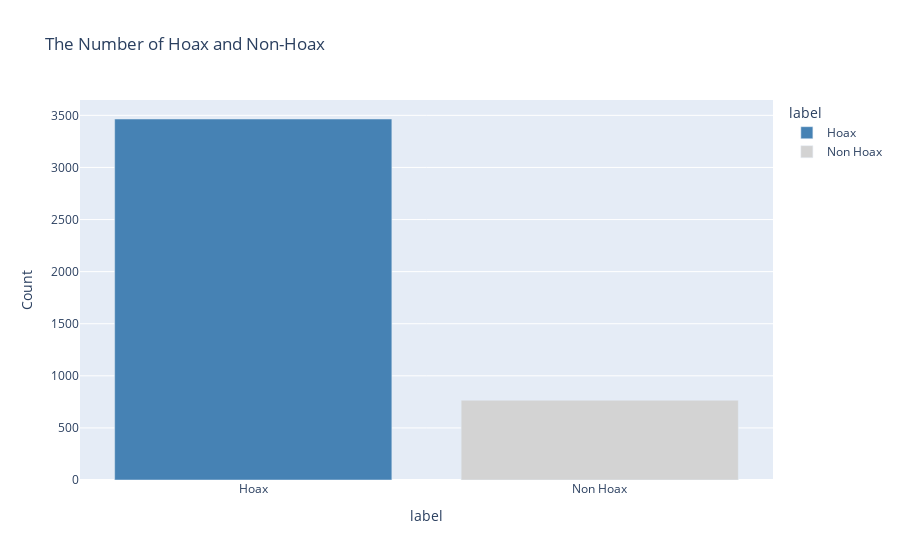

The cell this chart's notebook holds for it:
### Code cell
fig = px.bar(temp, x = temp.index, 
                   y = temp.values, 
                   color=temp.index,
                   color_discrete_map={"Hoax" : "steelblue",
                                      "Non Hoax" : "lightgrey"},
                   title = 'The Number of Hoax and Non-Hoax',
                   labels = dict(y ="Count"))
fig.show()

### Figure 1 — Plotly figure (JSON) as saved in the notebook; plotly's stock layout.template omitted (floating-point values rounded to 4 significant figures)
{"data": [{"alignmentgroup": "True", "hovertemplate": "label=%{x}<br>Count=%{y}<extra></extra>", "legendgroup": "Hoax", "marker": {"color": "steelblue", "pattern": {"shape": ""}}, "name": "Hoax", "offsetgroup": "Hoax", "orientation": "v", "showlegend": true, "textposition": "auto", "type": "bar", "x": ["Hoax"], "xaxis": "x", "y": [3465], "yaxis": "y"}, {"alignmentgroup": "True", "hovertemplate": "label=%{x}<br>Count=%{y}<extra></extra>", "legendgroup": "Non Hoax", "marker": {"color": "lightgrey", "pattern": {"shape": ""}}, "name": "Non Hoax", "offsetgroup": "Non Hoax", "orientation": "v", "showlegend": true, "textposition": "auto", "type": "bar", "x": ["Non Hoax"], "xaxis": "x", "y": [766], "yaxis": "y"}], "layout": {"barmode": "relative", "legend": {"title": {"text": "label"}, "tracegroupgap": 0}, "title": {"text": "The Number of Hoax and Non-Hoax"}, "xaxis": {"anchor": "y", "categoryarray": ["Hoax", "Non Hoax"], "categoryorder": "array", "domain": [0, 1], "title": {"text": "label"}}, "yaxis": {"anchor": "x", "domain": [0, 1], "title": {"text": "Count"}}}}
